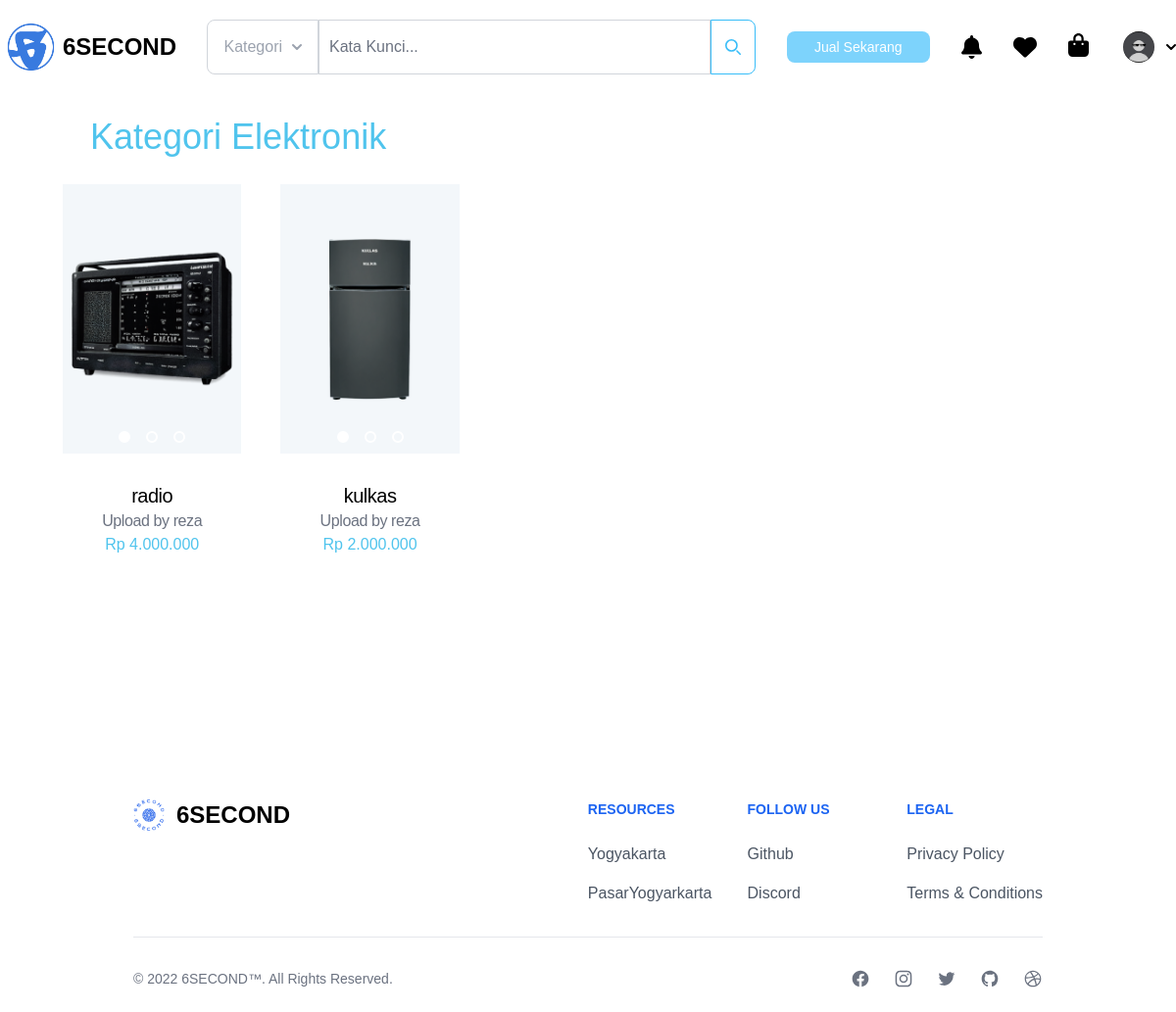
The app's page /elektronik.php (signed in) with its own data.
### tables this page shows
CREATE TABLE `detail_barang` (
  `id` int NOT NULL,
  `username` varchar(255) NOT NULL,
  `nama_barang` varchar(255) NOT NULL,
  `harga_barang` decimal(10,2) NOT NULL,
  `nomor_telepon` varchar(20) DEFAULT NULL,
  `kondisi` text,
  `deskripsi_barang` text,
  `link_maps` varchar(255) DEFAULT NULL,
  `gambar_barang_1` varchar(255) DEFAULT NULL,
  `gambar_barang_2` varchar(255) DEFAULT NULL,
  `gambar_barang_3` varchar(255) DEFAULT NULL,
  `gambar_barang_4` varchar(255) DEFAULT NULL,
  `tanggal_masuk` timestamp NULL DEFAULT CURRENT_TIMESTAMP,
  `jumlah_like` int DEFAULT '0',
  `jumlah_views` int DEFAULT '0',
  `lokasi_barang` varchar(255) NOT NULL,
  `kategori` varchar(50) NOT NULL
);

### elektronik.php (the view, shortened to what this page needs)
<?php
require_once 'koneksi.php';
$query = "SELECT id, username, nama_barang, harga_barang, gambar_barang_1 FROM detail_barang WHERE kategori = 'elektronik'";
$result = $connection->query($query);
if ($result->num_rows > 0) {
    $rows = $result->fetch_all(MYSQLI_ASSOC);
    ?>
<!DOCTYPE html>
<html lang="en">
<head>
  <link rel="stylesheet" href="assets/app.css" />
  <link href="./output.css" rel="stylesheet">
  <link href="https://cdn.jsdelivr.net/npm/tailwindcss@2.2.19/dist/tailwind.min.css" rel="stylesheet" />
  <link href="https://cdnjs.cloudflare.com/ajax/libs/flowbite/2.3.0/flowbite.min.css" rel="stylesheet" />
</head>
<header>
            <?php require_once 'header.php'; ?>
</header>
<body>
<div class="mb-44">
    <div class="md:grid md:grid-cols-5 my-10 justify-center gap-x-10 mx-7 md:mx-16">
        <div class="md:mx-10 mx-3 col-span-5">
            <h1 class="text-blue font-medium md:text-4xl text-3xl -ml-3 md:mt-20 mt-24">Kategori Elektronik</h1>
        </div>
        <?php
        foreach ($rows as $row) {
            $nama_barang = $row['nama_barang'];
            $words = explode(" ", $nama_barang);
            $short_name = implode(" ", array_slice($words, 0, 3));
            ?>
            <div class="group flex my-7 justify-center md:col-span-1 max-w-screen-xl md:max-w-xs flex-col overflow-hidden bg-card-ec hover:shadow-xl">
                <a href="tampil_detail_product.php?id=<?php echo $row['id']; ?>" class="relative flex h-72 overflow-hidden justify-center">
                    <img class="card-image md:absolute w-full top-0 right-0 object-cover" src="<?php echo $row['gambar_barang_1']; ?>" alt="product image" />
                    <div class="absolute bottom-0 mb-6 flex w-full justify-center space-x-4">
                        <div class="h-3 w-3 rounded-full border-2 border-white bg-white"></div>
                        <div class="h-3 w-3 rounded-full border-2 border-white bg-transparent"></div>
                        <div class="h-3 w-3 rounded-full border-2 border-white bg-transparent"></div>
                    </div>
</a>
<div class="mt-4 pb-5 flex flex-col">
<a href="tampil_detail_product.php?id=<?php echo $row['id']; ?>">
<h1 class="text-center tracking-tight font-medium text-xl"><?php echo $short_name; ?></h1>
<h2 class="text-center tracking-tight font-light text-gray-500">Upload by <?php echo $row['username']; ?></h2>
</a>
<div class="flex justify-center">
<p><span class="text-base text-blue font-medium">Rp <?php echo number_format($row['harga_barang'], 0, '', '.'); ?></span></p>
</div>
</div>
</div>
<?php
     }
     ?>
</div>
</div>
<?php
} else {
    echo "Tidak ada data yang ditemukan.";
}
?>
</body>
<footer>
            <?php require_once 'footer.php'; ?>
</footer>
</html>

### assets/app.css (style rules this page uses)
* { box-sizing: border-box; }
body { margin: 0; font-family: Poppins; overflow-x: hidden; }
* { margin: 0; padding: 0; box-sizing: border-box; font-family: "Poppins", sans-serif; }
.bg-card-ec { background-color: #fff; transition: background-color 0.3s ease; }

### elektronik.php (style rules this page uses)
.card-image { width: 320px; height: 275px; }

### records on screen
detail_barang: gambar_barang_1 (picture), nama_barang "radio", username "reza", harga_barang "4.000.000"
detail_barang: gambar_barang_1 (picture), nama_barang "kulkas", username "reza", harga_barang "2.000.000"
